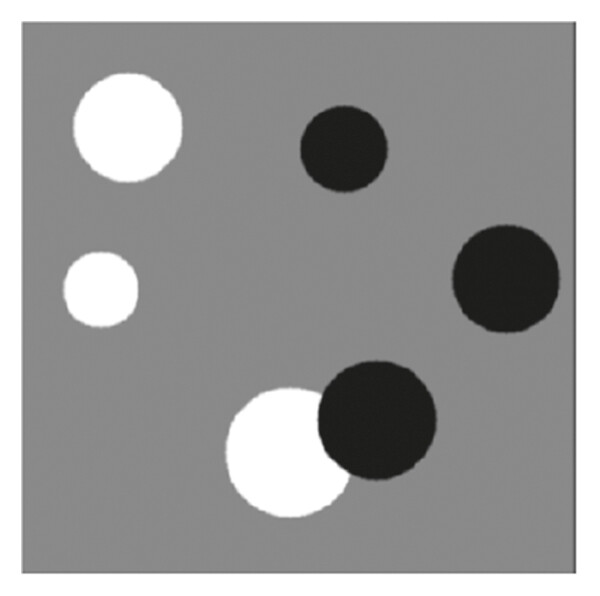
#> input picture Assignment6-TraditionalSegmentation/multi-level.jpg, 600 x 596 px, found by its file name
$ python Multi-level.py
#> lines starting #> are read from the running program, lines starting #| are printed output that depends on the picture
import cv2
import numpy as np
import matplotlib.pyplot as plt

# Read grayscale image
img = cv2.imread("F:\python\AI\dip\Week5\multi-level.jpg", 0)
#> img: shape (596, 600); min 25, max 255, mean 154.6

# Define thresholds
T1 = 80
T2 = 160

# Create output image
output = np.zeros_like(img)

# Apply multi-level thresholding
output[img < T1] = 50
output[(img >= T1) & (img < T2)] = 150
output[img >= T2] = 255

# Display
plt.imshow(img)
plt.title("Original Image")
plt.axis("off")
plt.show()
plt.imshow(output, cmap='gray')
plt.title("Multi-Level Thresholding")
plt.axis("off")
plt.show()
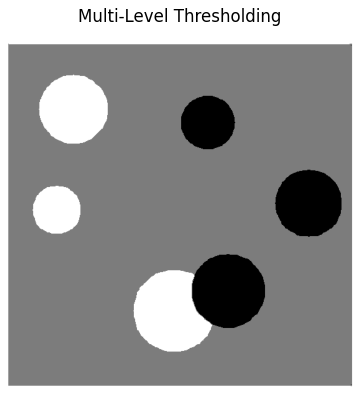
#> figure drawn by matplotlib, 1 panel
